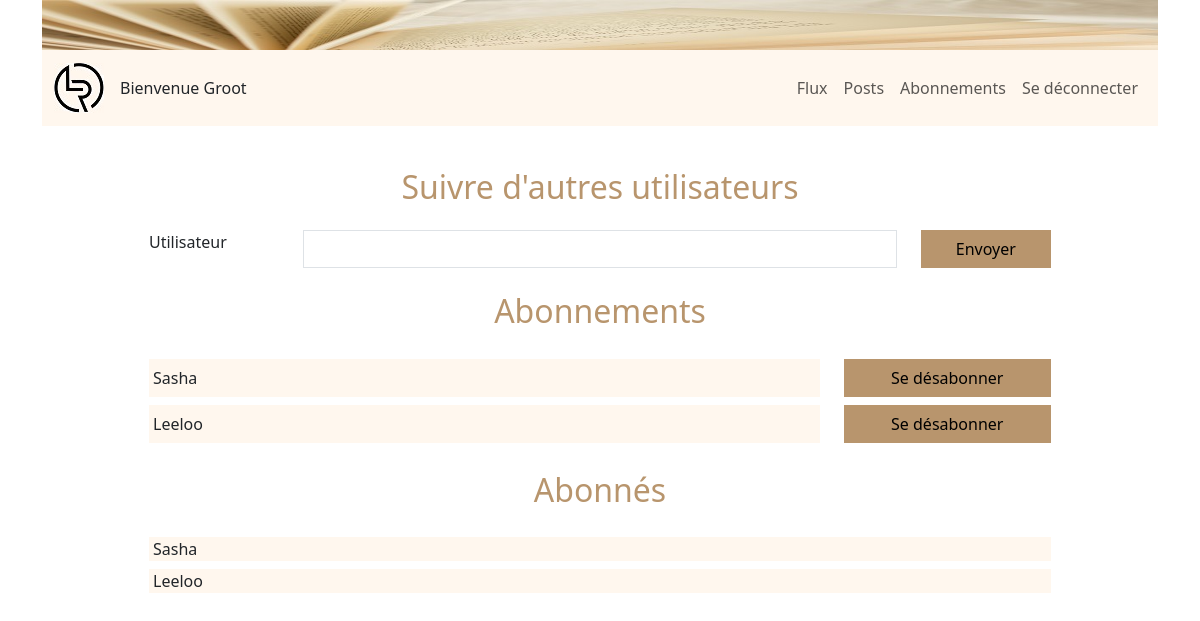
/follow/followership/ (signed in), run on the app's committed database.
### authentication/models.py (models this page shows)
class User(AbstractUser):
    pass

### reviews/models.py (models this page shows)
class UserFollows(models.Model):
    user = models.ForeignKey(settings.AUTH_USER_MODEL,
                             on_delete=models.CASCADE,
                             related_name='following')
    followed_user = models.ForeignKey(settings.AUTH_USER_MODEL,
                                      on_delete=models.CASCADE,
                                      related_name='followed_by')
    class Meta:
        unique_together = ('user', 'followed_user')

### reviews/views.py (the view)
@login_required
def follow_user(request):
    followed_by = request.user.followed_by.all()
    following = request.user.following.all()
    if request.method == 'POST':
        form = forms.FollowUserForm(request.POST)
        if form.is_valid():
            user_follows = form.save(commit=False)
            user_follows.user = request.user
            user_follows = form.save()
            return redirect('follow_user')
    else:
        form = forms.FollowUserForm()
    context = {'form': form,
               'following': following,
               'followed_by': followed_by
               }
    return render(request, 'reviews/follow_user.html',
                  context)

### reviews/forms.py (shortened to what this page needs)
class FollowUserForm(forms.ModelForm):
    class Meta:
        model = UserFollows
        fields = ['followed_user']
    def __init__(self, *args, **kwargs):
        super().__init__(*args, **kwargs)
        self.fields['followed_user'] = forms.CharField(
            widget=widgets.TextInput(
                attrs={'class': 'form-control'})
                )

### reviews/templates/reviews/follow_user.html (shortened to what this page needs)
{% extends 'base.html' %}
{% block content %}
<div class="container">
    <div class="row d-flex justify-content-center">
        <div class="col-10">
            <h2 class="text-center text-primary my-4">Suivre d'autres utilisateurs</h2>
            <div class="container">
                <form method="post">
                    <div class="row">
                        <div class="col-3 col-lg-2">
                            Utilisateur
                        </div>
                        <div class="col-6 col-lg-8">
                            {{ form.followed_user }}
                        </div>
                        <div class="col-3 col-lg-2">
                            <button type="submit" class="btn btn-primary w-100">Envoyer</button>
                        </div>
                    </div>
                </form>
            </div>
            <h2 class="text-center text-primary my-4">Abonnements</h2>
            <div class="container">
                <div class="row d-flex justify-content-between">
                    {% for follow in following %}
                    <div class="col-6 col-md-8 col-lg-9 my-1">
                        <div class="bg-light h-100 w-100 d-flex align-items-center px-1">
                            {{ follow.followed_user.username }}
                        </div>
                    </div>
                    <div class="col-6 col-md-4 col-lg-3 my-1 text-end">
                        <button type="button" class="btn btn-primary w-100" data-bs-toggle="modal" data-bs-target="#unfollowModal" data-follow-id="{{ follow.id }}">
                            Se désabonner
                            </button>
                    </div>
                    {% endfor %}
                </div>
            </div>
            <h2 class="text-center text-primary my-4">Abonnés</h2>
            <div class="container">
                <div class="row">
                    {% for follow in followed_by %}
                    <div class="col-12 my-1">
                            <div class="bg-light h-100 w-100 d-flex align-items-center px-1">
                                {{ follow.user.username }}
                            </div>
                    </div>
                    {% endfor %}
                </div>
            </div>
        </div>
    </div>
</div>
{% endblock content %}

### templates/base.html (shortened to what this page needs)
{% load static %}
<html>
    <head>
        <link rel="stylesheet" type="text/css" href="{% static 'css/style.css' %}"/>
        <link rel="stylesheet" href="https://cdn.jsdelivr.net/npm/bootstrap-icons@1.5.0/font/bootstrap-icons.css">
    </head>
    <body>
        <header class="py-5">
            <div class="container fixed-top">
                <div>
                    <img src="{% static 'images/banner_1320.jpg' %}" class="img-fluid" style="height: 50px;" alt="bannière">
                </div>
                <nav class="navbar navbar-expand-md navbar-light bg-light">
                    <div class="container">
                        <a class="navbar-brand" href="{% url 'home' %}">
                            <img src="{% static 'images/logo_mini_50_light.jpg' %}"alt="mini logo">
                        </a>
                        {% if user.is_authenticated %}
                            Bienvenue {{ user.username }}
                            <div class="collapse navbar-collapse justify-content-end" id="navbarNav">
                                <ul class="navbar-nav">
                                    <li class="nav-item">
                                        <a class="nav-link" href="{% url 'feed' %}">Flux</a>
                                    </li>
                                    <li class="nav-item">
                                        <a class="nav-link" href="{% url 'posts' %}">Posts</a>
                                    </li>
                                    <li class="nav-item">
                                        <a class="nav-link" href="{% url 'follow_user' %}">Abonnements</a>
                                    </li>
                                    <li class="nav-item">
                                        <a class="nav-link" href="{% url 'logout' %}">Se déconnecter</a>
                                    </li>
                                </ul>
                            </div>
                        {% endif %}
                    </div>
                </nav>
            </div>
        </header>
        <main class="my-5">
            {% block content %}{% endblock content %}
        </main>
    </body>
</html>

### data on the page
User: username "Groot"
UserFollows: followed_user.username "Sasha"
UserFollows: followed_user.username "Leeloo"
UserFollows: user.username "Sasha"
UserFollows: user.username "Leeloo"
